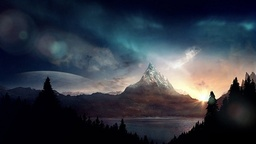
#> input picture seam_carving/blue.jpg, 256 x 144 px, shrunk from 533 x 300 before the run, found by its file name
$ python seam_carving.py   (older library calls are emulated)
#> lines starting #> are read from the running program, lines starting #| are printed output that depends on the picture; after the words box and inside, x2 and y2 are one past the last pixel; in counts of white or black regions, pixels touching at a corner belong together
from cv2 import cv2
import numpy as np

def energy(img):
    Gradient = cv2.Canny(img,50,100)
    a,b = Gradient.shape
    print(a,b)
    return Gradient
def min_seam(img):
    r,c = img.shape
    energy1 = energy(img)
    Temp = np.copy(energy1)
    Backtrack = np.zeros_like(energy1)
    for i in range (1, r):
        for j in range(0, c):
            if j == 0:
                index = np.argmin(Temp[i-1,j:j+2])
                Backtrack[i,j] = index
                min_energy = Temp[i-1,index]
            elif j == c:
                index = np.argmin(Temp[i-1,j-1:j+1])
                Backtrack[i,j] = index + j - 1
                min_energy = Temp[i-1,index + j - 1]
            else:
                index = np.argmin(Temp[i-1,j-1:j+2])
                Backtrack[i,j] = index + j - 1
                min_energy = Temp[i-1,index+j-1]
            Temp[i,j] = Temp[i,j] + min_energy
    return Temp, Backtrack
def delete_column(img):
    r, c = img.shape
    Temp, Backtrack = min_seam(img)
    Del = np.ones_like(img, dtype=np.bool)
    j = np.argmin(Temp[-1])
    for i in reversed(range(r)):
        Del[i,j] = False
        j = Backtrack[i,j]
    img = img[Del].reshape(r, c-1)
    return img

def crop_c(img, scale_c):
    r, c = img.shape
    new_c = int(scale_c * c)

    for i in range(c - new_c):
        img = delete_column(img)

    return img
img2 = cv2.imread('seam_carving/blue.jpg')
#> img2 is the input picture: shape (144, 256, 3); mean B, G, R 67.2, 57.1, 51.3
gray = cv2.cvtColor(img2, cv2.COLOR_BGR2GRAY)
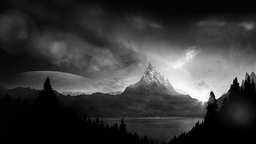
#> gray: shape (144, 256); min 0, max 254, mean 56.5
out = crop_c(gray, 0.75)
#> the loop in crop_c, `for i in range(c - new_c):` made 64 passes
#> pass 1, in energy, `Gradient = cv2.Canny(img,50,100)`:
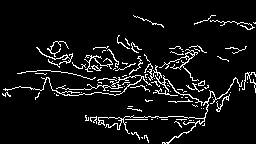
#> Gradient: shape (144, 256); 7.1% white in thin lines or dots, all inside (x1, y1, x2, y2) = (2, 15, 256, 144)
#> pass 1, in delete_column, `Temp, Backtrack = min_seam(img)`:
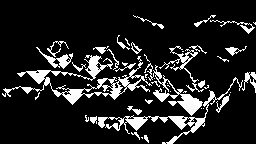
#> Temp: shape (144, 256); min 0, max 255, mean 33.8
#> pass 1, in delete_column, `Temp, Backtrack = min_seam(img)`:
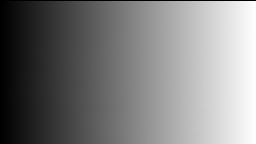
#> Backtrack: shape (144, 256); min 0, max 255, mean 125.7
#> after the loop in crop_c, `for i in range(c - new_c):`:
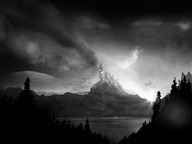
#> img: shape (144, 192); min 0, max 254, mean 59
cv2.imwrite('SeamCarving.jpg', out)

cv2.waitKey(0)
